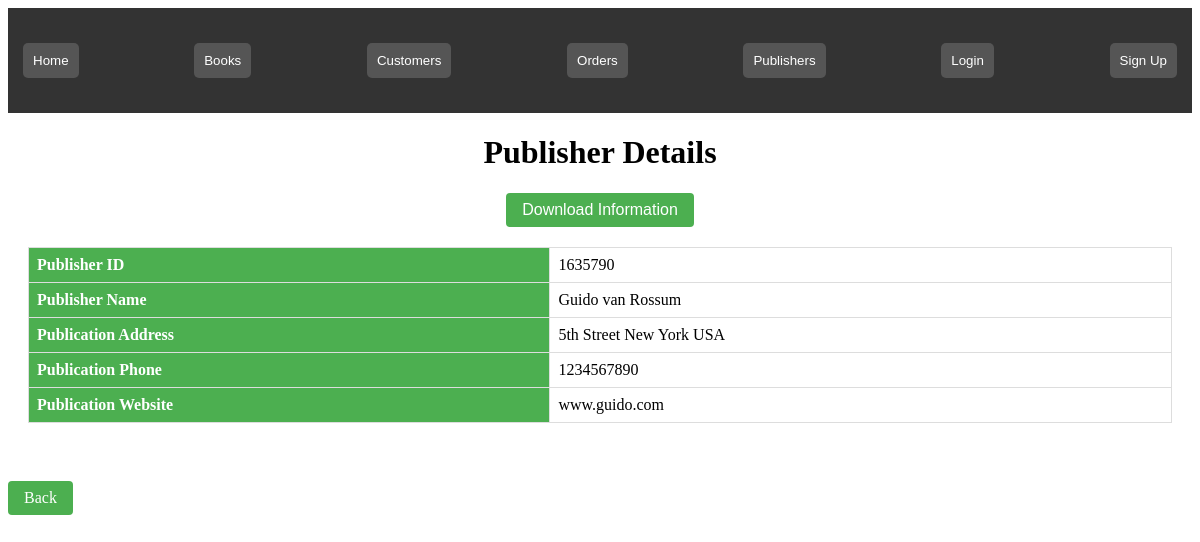
The page /publishers/1635790 on the database its author committed.
### tables this page shows
CREATE TABLE Publisher (
                        publisher_id TEXT PRIMARY KEY,
                        publisher_name TEXT,
                        publication_address TEXT,
                        publication_phone TEXT,
                        publication_web TEXT
                    );

### BookStore/routes.py (the view)
@app.route('/publishers/<string:publisher_id>')
def display_publisher_details(publisher_id):
    conn = get_db()
    cursor = conn.cursor()
    cursor.execute('SELECT * FROM Publisher WHERE publisher_id=?', (publisher_id,))
    publisher = cursor.fetchone()
    if publisher:
        return render_template('publisher_details.html', publisher=publisher, title='Publisher Details')
    else:
        return "Publisher not found.", 404

### BookStore/models.py (called while the page is built)
def get_db():
    db = getattr(g, '_database', None)
    if db is None:
        db = g._database = sqlite3.connect('bookstore.db')
    return db

### BookStore/templates/publisher_details.html (shortened to what this page needs)
<!DOCTYPE html>
<html>
<head>
    <link rel="stylesheet" type="text/css" href="{{ url_for('static', filename='styles.css') }}">
    <link rel="stylesheet" type="text/css" href="{{ url_for('static', filename='publisher_details.css') }}">
</head>
<body>
    <div class="header">
        <div class="menu">
            <h2><button onclick="window.location.href='/'">Home</button></h2>
            <h2><button onclick="window.location.href='/books'">Books</button></h2>
            <h2><button onclick="window.location.href='/customers'">Customers</button></h2>
            <h2><button onclick="window.location.href='/orders'">Orders</button></h2>
            <h2><button onclick="window.location.href='/publishers'">Publishers</button></h2>
            <h2><button onclick="window.location.href='/login'">Login</button></h2>
            <h2><button onclick="window.location.href='/signup'">Sign Up</button></h2>
        </div>
    </div>
    <h1>Publisher Details</h1>
    <a href="#" style="text-decoration: none; display: block; text-align: center;">
    <button type="button" onclick="downloadPDF()" class="back-button" style="margin: auto;">Download Information</button>
</a>
    <div class="publisher-details">
        <table id="publisher-details-table">
            <tr>
                <th><strong>Publisher ID</strong></th>
                <td>{{ publisher[0] }}</td>
            </tr>
            <tr>
                <th><strong>Publisher Name</strong></th>
                <td>{{ publisher[1] }}</td>
            </tr>
            <tr>
                <th><strong>Publication Address</strong></th>
                <td>{{ publisher[2] }}</td>
            </tr>
            <tr>
                <th><strong>Publication Phone</strong></th>
                <td>{{ publisher[3] }}</td>
            </tr>
            <tr>
                <th><strong>Publication Website</strong></th>
                <td>{{ publisher[4] }}</td>
            </tr>
        </table>
    </div>
    <br>
    <a href="/books" class="back-button">Back</a>
</body>
</html>

### BookStore/static/styles.css (style rules this page uses)
.header { background-color: #333; color: white; padding: 10px; text-align: center; }
.menu { display: flex; justify-content: space-between; align-items: center; }
.menu a, .menu button { color: white; text-decoration: none; background-color: #555; padding: 10px; margin: 5px; border: none; border-radius: 5px; cursor: pointer; }

### BookStore/static/publisher_details.css (style rules this page uses)
h1 { text-align: center; }
.publisher-details { margin: 20px; }
table { width: 100%; border-collapse: collapse; margin-top: 20px; }
th, td { border: 1px solid #ddd; padding: 8px; text-align: left; }
th { background-color: #4CAF50; color: white; }
.back-button { display: inline-block; background-color: #4CAF50; color: white; padding: 8px 16px; text-decoration: none; font-size: 16px; margin-top: 20px; border: none; border-radius: 4px; cursor: pointer; align-content: center; }

### rows shown on the page
Publisher: publisher_id "1635790", publisher_name "Guido van Rossum", publication_address "5th Street New York USA", publication_phone "1234567890", publication_web "www.guido.com"
